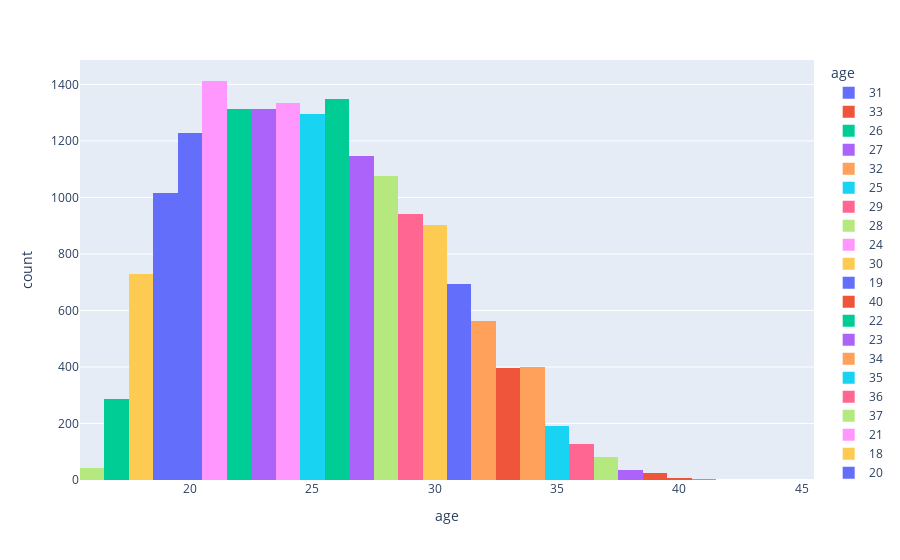

Notebook code for this chart:
### Markdown cell above
## count of player age

### Code cell
iplot(px.histogram(fifa , x = 'age' , color='age'))

### Figure 1 — Plotly figure (JSON) as saved in the notebook; plotly's stock layout.template omitted (floating-point values rounded to 4 significant figures; data arrays with more than 128 entries replaced by an {"elided": "..."} marker saying what was removed)
{"data": [{"alignmentgroup": "True", "bingroup": "x", "hovertemplate": "age=%{x}<br>count=%{y}<extra></extra>", "legendgroup": "31", "marker": {"color": "#636efa", "pattern": {"shape": ""}}, "name": "31", "offsetgroup": "31", "orientation": "v", "showlegend": true, "type": "histogram", "x": {"elided": "694 int values"}, "xaxis": "x", "yaxis": "y"}, {"alignmentgroup": "True", "bingroup": "x", "hovertemplate": "age=%{x}<br>count=%{y}<extra></extra>", "legendgroup": "33", "marker": {"color": "#EF553B", "pattern": {"shape": ""}}, "name": "33", "offsetgroup": "33", "orientation": "v", "showlegend": true, "type": "histogram", "x": {"elided": "398 int values"}, "xaxis": "x", "yaxis": "y"}, {"alignmentgroup": "True", "bingroup": "x", "hovertemplate": "age=%{x}<br>count=%{y}<extra></extra>", "legendgroup": "26", "marker": {"color": "#00cc96", "pattern": {"shape": ""}}, "name": "26", "offsetgroup": "26", "orientation": "v", "showlegend": true, "type": "histogram", "x": {"elided": "1348 int values"}, "xaxis": "x", "yaxis": "y"}, {"alignmentgroup": "True", "bingroup": "x", "hovertemplate": "age=%{x}<br>count=%{y}<extra></extra>", "legendgroup": "27", "marker": {"color": "#ab63fa", "pattern": {"shape": ""}}, "name": "27", "offsetgroup": "27", "orientation": "v", "showlegend": true, "type": "histogram", "x": {"elided": "1145 int values"}, "xaxis": "x", "yaxis": "y"}, {"alignmentgroup": "True", "bingroup": "x", "hovertemplate": "age=%{x}<br>count=%{y}<extra></extra>", "legendgroup": "32", "marker": {"color": "#FFA15A", "pattern": {"shape": ""}}, "name": "32", "offsetgroup": "32", "orientation": "v", "showlegend": true, "type": "histogram", "x": {"elided": "564 int values"}, "xaxis": "x", "yaxis": "y"}, {"alignmentgroup": "True", "bingroup": "x", "hovertemplate": "age=%{x}<br>count=%{y}<extra></extra>", "legendgroup": "25", "marker": {"color": "#19d3f3", "pattern": {"shape": ""}}, "name": "25", "offsetgroup": "25", "orientation": "v", "showlegend": true, "type": "histogram", "x": {"elided": "1295 int values"}, "xaxis": "x", "yaxis": "y"}, {"alignmentgroup": "True", "bingroup": "x", "hovertemplate": "age=%{x}<br>count=%{y}<extra></extra>", "legendgroup": "29", "marker": {"color": "#FF6692", "pattern": {"shape": ""}}, "name": "29", "offsetgroup": "29", "orientation": "v", "showlegend": true, "type": "histogram", "x": {"elided": "940 int values"}, "xaxis": "x", "yaxis": "y"}, {"alignmentgroup": "True", "bingroup": "x", "hovertemplate": "age=%{x}<br>count=%{y}<extra></extra>", "legendgroup": "28", "marker": {"color": "#B6E880", "pattern": {"shape": ""}}, "name": "28", "offsetgroup": "28", "orientation": "v", "showlegend": true, "type": "histogram", "x": {"elided": "1077 int values"}, "xaxis": "x", "yaxis": "y"}, {"alignmentgroup": "True", "bingroup": "x", "hovertemplate": "age=%{x}<br>count=%{y}<extra></extra>", "legendgroup": "24", "marker": {"color": "#FF97FF", "pattern": {"shape": ""}}, "name": "24", "offsetgroup": "24", "orientation": "v", "showlegend": true, "type": "histogram", "x": {"elided": "1334 int values"}, "xaxis": "x", "yaxis": "y"}, {"alignmentgroup": "True", "bingroup": "x", "hovertemplate": "age=%{x}<br>count=%{y}<extra></extra>", "legendgroup": "30", "marker": {"color": "#FECB52", "pattern": {"shape": ""}}, "name": "30", "offsetgroup": "30", "orientation": "v", "showlegend": true, "type": "histogram", "x": {"elided": "902 int values"}, "xaxis": "x", "yaxis": "y"}, {"alignmentgroup": "True", "bingroup": "x", "hovertemplate": "age=%{x}<br>count=%{y}<extra></extra>", "legendgroup": "19", "marker": {"color": "#636efa", "pattern": {"shape": ""}}, "name": "19", "offsetgroup": "19", "orientation": "v", "showlegend": true, "type": "histogram", "x": {"elided": "1017 int values"}, "xaxis": "x", "yaxis": "y"}, {"alignmentgroup": "True", "bingroup": "x", "hovertemplate": "age=%{x}<br>count=%{y}<extra></extra>", "legendgroup": "40", "marker": {"color": "#EF553B", "pattern": {"shape": ""}}, "name": "40", "offsetgroup": "40", "orientation": "v", "showlegend": true, "type": "histogram", "x": [40, 40, 40, 40, 40, 40, 40], "xaxis": "x", "yaxis": "y"}, {"alignmentgroup": "True", "bingroup": "x", "hovertemplate": "age=%{x}<br>count=%{y}<extra></extra>", "legendgroup": "22", "marker": {"color": "#00cc96", "pattern": {"shape": ""}}, "name": "22", "offsetgroup": "22", "orientation": "v", "showlegend": true, "type": "histogram", "x": {"elided": "1312 int values"}, "xaxis": "x", "yaxis": "y"}, {"alignmentgroup": "True", "bingroup": "x", "hovertemplate": "age=%{x}<br>count=%{y}<extra></extra>", "legendgroup": "23", "marker": {"color": "#ab63fa", "pattern": {"shape": ""}}, "name": "23", "offsetgroup": "23", "orientation": "v", "showlegend": true, "type": "histogram", "x": {"elided": "1313 int values"}, "xaxis": "x", "yaxis": "y"}, {"alignmentgroup": "True", "bingroup": "x", "hovertemplate": "age=%{x}<br>count=%{y}<extra></extra>", "legendgroup": "34", "marker": {"color": "#FFA15A", "pattern": {"shape": ""}}, "name": "34", "offsetgroup": "34", "orientation": "v", "showlegend": true, "type": "histogram", "x": {"elided": "400 int values"}, "xaxis": "x", "yaxis": "y"}, {"alignmentgroup": "True", "bingroup": "x", "hovertemplate": "age=%{x}<br>count=%{y}<extra></extra>", "legendgroup": "35", "marker": {"color": "#19d3f3", "pattern": {"shape": ""}}, "name": "35", "offsetgroup": "35", "orientation": "v", "showlegend": true, "type": "histogram", "x": {"elided": "191 int values"}, "xaxis": "x", "yaxis": "y"}, {"alignmentgroup": "True", "bingroup": "x", "hovertemplate": "age=%{x}<br>count=%{y}<extra></extra>", "legendgroup": "36", "marker": {"color": "#FF6692", "pattern": {"shape": ""}}, "name": "36", "offsetgroup": "36", "orientation": "v", "showlegend": true, "type": "histogram", "x": [36, 36, 36, 36, 36, 36, 36, 36, 36, 36, 36, 36, 36, 36, 36, 36, 36, 36, 36, 36, 36, 36, 36, 36, 36, 36, 36, 36, 36, 36, 36, 36, 36, 36, 36, 36, 36, 36, 36, 36, 36, 36, 36, 36, 36, 36, 36, 36, 36, 36, 36, 36, 36, 36, 36, 36, 36, 36, 36, 36, 36, 36, 36, 36, 36, 36, 36, 36, 36, 36, 36, 36, 36, 36, 36, 36, 36, 36, 36, 36, 36, 36, 36, 36, 36, 36, 36, 36, 36, 36, 36, 36, 36, 36, 36, 36, 36, 36, 36, 36, 36, 36, 36, 36, 36, 36, 36, 36, 36, 36, 36, 36, 36, 36, 36, 36, 36, 36, 36, 36, 36, 36, 36, 36, 36, 36, 36], "xaxis": "x", "yaxis": "y"}, {"alignmentgroup": "True", "bingroup": "x", "hovertemplate": "age=%{x}<br>count=%{y}<extra></extra>", "legendgroup": "37", "marker": {"color": "#B6E880", "pattern": {"shape": ""}}, "name": "37", "offsetgroup": "37", "orientation": "v", "showlegend": true, "type": "histogram", "x": [37, 37, 37, 37, 37, 37, 37, 37, 37, 37, 37, 37, 37, 37, 37, 37, 37, 37, 37, 37, 37, 37, 37, 37, 37, 37, 37, 37, 37, 37, 37, 37, 37, 37, 37, 37, 37, 37, 37, 37, 37, 37, 37, 37, 37, 37, 37, 37, 37, 37, 37, 37, 37, 37, 37, 37, 37, 37, 37, 37, 37, 37, 37, 37, 37, 37, 37, 37, 37, 37, 37, 37, 37, 37, 37, 37, 37, 37, 37, 37], "xaxis": "x", "yaxis": "y"}, {"alignmentgroup": "True", "bingroup": "x", "hovertemplate": "age=%{x}<br>count=%{y}<extra></extra>", "legendgroup": "21", "marker": {"color": "#FF97FF", "pattern": {"shape": ""}}, "name": "21", "offsetgroup": "21", "orientation": "v", "showlegend": true, "type": "histogram", "x": {"elided": "1412 int values"}, "xaxis": "x", "yaxis": "y"}, {"alignmentgroup": "True", "bingroup": "x", "hovertemplate": "age=%{x}<br>count=%{y}<extra></extra>", "legendgroup": "18", "marker": {"color": "#FECB52", "pattern": {"shape": ""}}, "name": "18", "offsetgroup": "18", "orientation": "v", "showlegend": true, "type": "histogram", "x": {"elided": "729 int values"}, "xaxis": "x", "yaxis": "y"}, {"alignmentgroup": "True", "bingroup": "x", "hovertemplate": "age=%{x}<br>count=%{y}<extra></extra>", "legendgroup": "20", "marker": {"color": "#636efa", "pattern": {"shape": ""}}, "name": "20", "offsetgroup": "20", "orientation": "v", "showlegend": true, "type": "histogram", "x": {"elided": "1229 int values"}, "xaxis": "x", "yaxis": "y"}, {"alignmentgroup": "True", "bingroup": "x", "hovertemplate": "age=%{x}<br>count=%{y}<extra></extra>", "legendgroup": "39", "marker": {"color": "#EF553B", "pattern": {"shape": ""}}, "name": "39", "offsetgroup": "39", "orientation": "v", "showlegend": true, "type": "histogram", "x": [39, 39, 39, 39, 39, 39, 39, 39, 39, 39, 39, 39, 39, 39, 39, 39, 39, 39, 39, 39, 39, 39, 39, 39], "xaxis": "x", "yaxis": "y"}, {"alignmentgroup": "True", "bingroup": "x", "hovertemplate": "age=%{x}<br>count=%{y}<extra></extra>", "legendgroup": "17", "marker": {"color": "#00cc96", "pattern": {"shape": ""}}, "name": "17", "offsetgroup": "17", "orientation": "v", "showlegend": true, "type": "histogram", "x": {"elided": "287 int values"}, "xaxis": "x", "yaxis": "y"}, {"alignmentgroup": "True", "bingroup": "x", "hovertemplate": "age=%{x}<br>count=%{y}<extra></extra>", "legendgroup": "38", "marker": {"color": "#ab63fa", "pattern": {"shape": ""}}, "name": "38", "offsetgroup": "38", "orientation": "v", "showlegend": true, "type": "histogram", "x": [38, 38, 38, 38, 38, 38, 38, 38, 38, 38, 38, 38, 38, 38, 38, 38, 38, 38, 38, 38, 38, 38, 38, 38, 38, 38, 38, 38, 38, 38, 38, 38, 38, 38, 38, 38], "xaxis": "x", "yaxis": "y"}, {"alignmentgroup": "True", "bingroup": "x", "hovertemplate": "age=%{x}<br>count=%{y}<extra></extra>", "legendgroup": "45", "marker": {"color": "#FFA15A", "pattern": {"shape": ""}}, "name": "45", "offsetgroup": "45", "orientation": "v", "showlegend": true, "type": "histogram", "x": [45], "xaxis": "x", "yaxis": "y"}, {"alignmentgroup": "True", "bingroup": "x", "hovertemplate": "age=%{x}<br>count=%{y}<extra></extra>", "legendgroup": "41", "marker": {"color": "#19d3f3", "pattern": {"shape": ""}}, "name": "41", "offsetgroup": "41", "orientation": "v", "showlegend": true, "type": "histogram", "x": [41, 41], "xaxis": "x", "yaxis": "y"}, {"alignmentgroup": "True", "bingroup": "x", "hovertemplate": "age=%{x}<br>count=%{y}<extra></extra>", "legendgroup": "42", "marker": {"color": "#FF6692", "pattern": {"shape": ""}}, "name": "42", "offsetgroup": "42", "orientation": "v", "showlegend": true, "type": "histogram", "x": [42], "xaxis": "x", "yaxis": "y"}, {"alignmentgroup": "True", "bingroup": "x", "hovertemplate": "age=%{x}<br>count=%{y}<extra></extra>", "legendgroup": "16", "marker": {"color": "#B6E880", "pattern": {"shape": ""}}, "name": "16", "offsetgroup": "16", "orientation": "v", "showlegend": true, "type": "histogram", "x": [16, 16, 16, 16, 16, 16, 16, 16, 16, 16, 16, 16, 16, 16, 16, 16, 16, 16, 16, 16, 16, 16, 16, 16, 16, 16, 16, 16, 16, 16, 16, 16, 16, 16, 16, 16, 16, 16, 16, 16, 16, 16], "xaxis": "x", "yaxis": "y"}], "layout": {"barmode": "relative", "legend": {"title": {"text": "age"}, "tracegroupgap": 0}, "margin": {"t": 60}, "xaxis": {"anchor": "y", "categoryarray": [31, 33, 26, 27, 32, 25, 29, 28, 24, 30, 19, 40, 22, 23, 34, 35, 36, 37, 21, 18, 20, 39, 17, 38, 45, 41, 42, 16], "categoryorder": "array", "domain": [0, 1], "title": {"text": "age"}}, "yaxis": {"anchor": "x", "domain": [0, 1], "title": {"text": "count"}}}}
